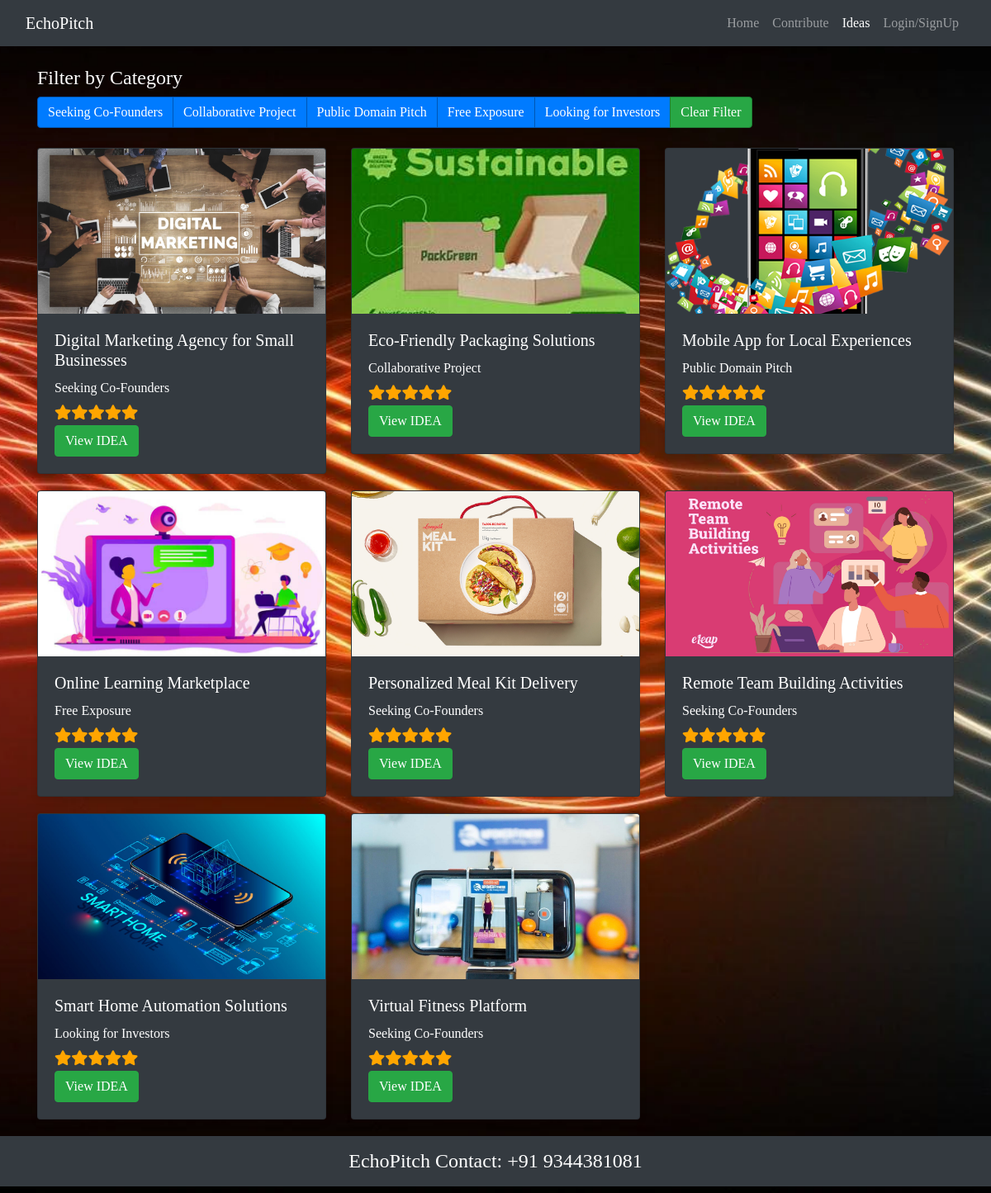
The app's page /recipe_cards.php with its own data.
### tables this page shows
CREATE TABLE `recipe` (
  `Title` varchar(255) NOT NULL,
  `category` varchar(50) NOT NULL,
  `user_name` varchar(100) NOT NULL,
  `img_url` varchar(255) NOT NULL
);

### recipe_cards.php (the view, shortened to what this page needs)
<?php
$host = 'localhost';
$username = 'root';
$password = '';
$database = 'recipe_db';
$conn = new mysqli($host, $username, $password, $database);
$sql = "SELECT * FROM recipe";
$result = $conn->query($sql);
$category_sql = "SELECT DISTINCT category FROM recipe";
$category_result = $conn->query($category_sql);
?>
<!DOCTYPE html>
<html lang="en">
<head>
    <link rel="stylesheet" href="https://maxcdn.bootstrapcdn.com/bootstrap/4.5.2/css/bootstrap.min.css">
    <link rel="stylesheet" href="https://cdnjs.cloudflare.com/ajax/libs/font-awesome/5.15.4/css/all.min.css">
</head>
<body>
    <?php
        $activePage = 'recipes';
        include 'menu.php';
    ?>
    <br>
    <div class="container">
        <h4>Filter by Category</h4>
        <div class="btn-group mb-4" role="group" aria-label="Category filter">
            <?php
            if ($category_result->num_rows > 0) {
                while ($category_row = $category_result->fetch_assoc()) {
                    echo '<button class="btn btn-outline-light category-filter" data-category="' . $category_row['category'] . '">' . $category_row['category'] . '</button>';
                }
            }
            ?>
            <button class="btn btn-outline-light" id="clear-filter">Clear Filter</button>
        </div>
        <div class="row">
            <?php
            if ($result->num_rows > 0) {
                while ($row = $result->fetch_assoc()) {
                    ?>
                    <div class="col-md-4">
                        <div class="card">
                            <img class="card-img-top" src="<?php echo $row['img_url']; ?>" alt="Card image">
                            <div class="card-body">
                                <h5 class="card-title"><?php echo $row['Title']; ?></h5>
                                <h6 class="card-category"><?php echo $row['category']; ?></h6>
                                <div class="rating">
                                    <?php
                                    $title = $row['Title'];
                                    $rating_sql = "SELECT rating FROM ratings WHERE Title = '$title'";
                                    $rating_result = $conn->query($rating_sql);
                                    if ($rating_result->num_rows > 0) {
                                        $rating_row = $rating_result->fetch_assoc();
                                        $rating = $rating_row['rating'];
                                        for ($i = 1; $i <= 5; $i++) {
                                            echo $i <= $rating ? '<span class="fa fa-star checked"></span>' : '<span class="fa fa-star"></span>';
                                        }
                                    } else {
                                        echo "No ratings yet";
                                    }
                                    ?>
                                </div>
                                <a href="fullrecipe.php?title=<?php echo urlencode($row['Title']); ?>" class="btn btn-success">View IDEA</a>
                            </div>
                        </div>
                    </div>
                    <?php
                }
            } else {
                echo "<p>No records found</p>";
            }
            ?>
        </div>
    </div>
    <footer>
        <h4 class="p-3 bg-dark text-white text-center">EchoPitch Contact: +91 9344381081</h4>
    </footer>
</body>
</html>

### menu.php (shortened to what this page needs)
<html>
<body>
<nav class="navbar navbar-expand-lg navbar-dark bg-dark">
  <div class="container-fluid">
    <a class="navbar-brand" href="index.php">EchoPitch</a>
    <div class="collapse navbar-collapse" id="navbarSupportedContent">
      <ul class="navbar-nav ml-auto mb-2 mb-lg-0">
        <li class="nav-item <?php echo ($activePage == 'home') ? 'active' : ''; ?>">
          <a class="nav-link" href="index.php">Home</a>
        </li>
        <li class="nav-item <?php echo ($activePage == 'contribute') ? 'active' : ''; ?>">
          <a class="nav-link" href="contribute.php">Contribute</a>
        </li>
        <li class="nav-item <?php echo ($activePage == 'recipes') ? 'active' : ''; ?>">
          <a class="nav-link" href="recipe_cards.php">Ideas</a>
        </li>
        <li class="nav-item <?php echo ($activePage == 'login') ? 'active' : ''; ?>">
          <a class="nav-link" href="login.php">Login/SignUp</a>
        </li>
      </ul>
    </div>
  </div>
</nav>
</body>
</html>

### recipe_cards.php (style rules this page uses)
body { background-image: url("images/bg6.webp"); background-size: cover; background-repeat: no-repeat; background-attachment: fixed; background-position: center; color: white; font-family: Georgia, 'Times New Roman', Times, serif; }
.card { background-color: #343a40; margin-bottom: 20px; box-shadow: 0 4px 8px rgba(0, 0, 0, 0.1); color: white; }
.card-img-top { height: 200px; object-fit: cover; }
.rating { unicode-bidi: bidi-override; color: #57564a; font-size: 18px; height: 18px; margin-bottom: 10px; }
.checked { color: orange; }
.btn-group .btn { background-color: #007bff; color: white; border-color: #0056b3; }
#clear-filter { background-color: #28a745; color: white; border-color: #1e7e34; }

### records on screen
recipe: img_url (picture), Title "Digital Marketing Agency for Small Businesses", category "Seeking Co-Founders"
recipe: img_url (picture), Title "Eco-Friendly Packaging Solutions", category "Collaborative Project"
recipe: img_url (picture), Title "Mobile App for Local Experiences", category "Public Domain Pitch"
recipe: img_url (picture), Title "Online Learning Marketplace", category "Free Exposure"
recipe: img_url (picture), Title "Personalized Meal Kit Delivery", category "Seeking Co-Founders"
recipe: img_url (picture), Title "Remote Team Building Activities", category "Seeking Co-Founders"
recipe: img_url (picture), Title "Smart Home Automation Solutions", category "Looking for Investors"
recipe: img_url (picture), Title "Virtual Fitness Platform", category "Seeking Co-Founders"

### other values on screen
$category_row['category'] "Seeking Co-Founders"
$category_row['category'] "Collaborative Project"
$category_row['category'] "Public Domain Pitch"
$category_row['category'] "Free Exposure"
$category_row['category'] "Looking for Investors"
